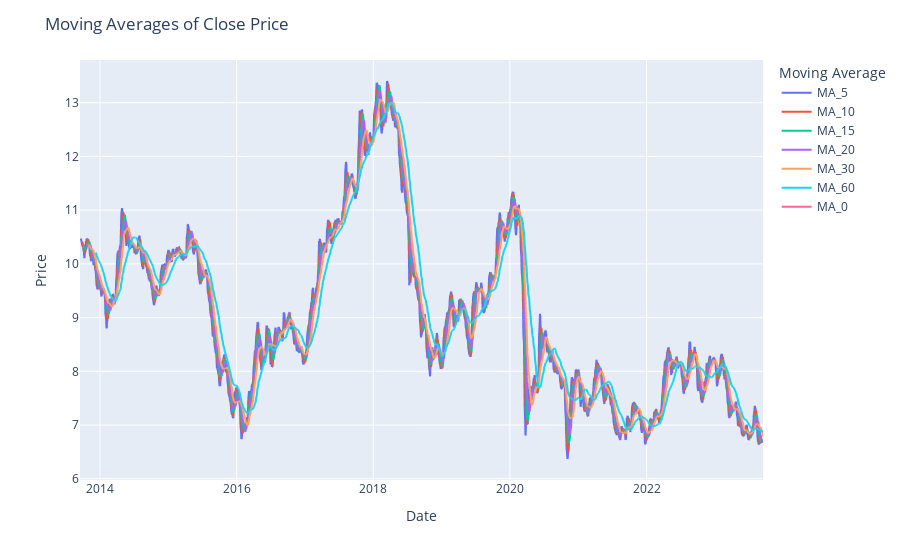

Write notebook code for a chart like this one.
### Code cell
# Calculate moving averages
windows = [5, 10, 15, 20, 30, 60]
for window in windows:
    CDL[f'MA_{window}'] = CDL['Close'].rolling(window=window).mean()

# Reset the index to make 'Date' a regular column (optional)
# df.reset_index(inplace=True)

# Create a line chart with Plotly Express
fig = px.line(CDL, x=CDL.index, y=CDL.columns[-len(windows):], labels={'variable': 'Moving Average'})
fig.update_layout(title='Moving Averages of Close Price', xaxis_title='Date', yaxis_title='Price')
fig.show()

### Figure 1 — Plotly figure (JSON) as saved in the notebook; plotly's stock layout.template omitted (floating-point values rounded to 4 significant figures; data arrays with more than 128 entries replaced by an {"elided": "..."} marker saying what was removed)
{"data": [{"hovertemplate": "Moving Average=MA_5<br>Date=%{x}<br>value=%{y}<extra></extra>", "legendgroup": "MA_5", "line": {"color": "#636efa", "dash": "solid"}, "marker": {"symbol": "circle"}, "mode": "lines", "name": "MA_5", "showlegend": true, "type": "scattergl", "x": {"elided": "2512 str values"}, "xaxis": "x", "y": {"elided": "2512 float values"}, "yaxis": "y"}, {"hovertemplate": "Moving Average=MA_10<br>Date=%{x}<br>value=%{y}<extra></extra>", "legendgroup": "MA_10", "line": {"color": "#EF553B", "dash": "solid"}, "marker": {"symbol": "circle"}, "mode": "lines", "name": "MA_10", "showlegend": true, "type": "scattergl", "x": {"elided": "2512 str values"}, "xaxis": "x", "y": {"elided": "2512 float values"}, "yaxis": "y"}, {"hovertemplate": "Moving Average=MA_15<br>Date=%{x}<br>value=%{y}<extra></extra>", "legendgroup": "MA_15", "line": {"color": "#00cc96", "dash": "solid"}, "marker": {"symbol": "circle"}, "mode": "lines", "name": "MA_15", "showlegend": true, "type": "scattergl", "x": {"elided": "2512 str values"}, "xaxis": "x", "y": {"elided": "2512 float values"}, "yaxis": "y"}, {"hovertemplate": "Moving Average=MA_20<br>Date=%{x}<br>value=%{y}<extra></extra>", "legendgroup": "MA_20", "line": {"color": "#ab63fa", "dash": "solid"}, "marker": {"symbol": "circle"}, "mode": "lines", "name": "MA_20", "showlegend": true, "type": "scattergl", "x": {"elided": "2512 str values"}, "xaxis": "x", "y": {"elided": "2512 float values"}, "yaxis": "y"}, {"hovertemplate": "Moving Average=MA_30<br>Date=%{x}<br>value=%{y}<extra></extra>", "legendgroup": "MA_30", "line": {"color": "#FFA15A", "dash": "solid"}, "marker": {"symbol": "circle"}, "mode": "lines", "name": "MA_30", "showlegend": true, "type": "scattergl", "x": {"elided": "2512 str values"}, "xaxis": "x", "y": {"elided": "2512 float values"}, "yaxis": "y"}, {"hovertemplate": "Moving Average=MA_60<br>Date=%{x}<br>value=%{y}<extra></extra>", "legendgroup": "MA_60", "line": {"color": "#19d3f3", "dash": "solid"}, "marker": {"symbol": "circle"}, "mode": "lines", "name": "MA_60", "showlegend": true, "type": "scattergl", "x": {"elided": "2512 str values"}, "xaxis": "x", "y": {"elided": "2512 float values"}, "yaxis": "y"}, {"hovertemplate": "Moving Average=MA_0<br>Date=%{x}<br>value=%{y}<extra></extra>", "legendgroup": "MA_0", "line": {"color": "#FF6692", "dash": "solid"}, "marker": {"symbol": "circle"}, "mode": "lines", "name": "MA_0", "showlegend": true, "type": "scattergl", "x": {"elided": "2512 str values"}, "xaxis": "x", "y": {"elided": "2512 null values"}, "yaxis": "y"}], "layout": {"legend": {"title": {"text": "Moving Average"}, "tracegroupgap": 0}, "margin": {"t": 60}, "title": {"text": "Moving Averages of Close Price"}, "xaxis": {"anchor": "y", "domain": [0, 1], "title": {"text": "Date"}}, "yaxis": {"anchor": "x", "domain": [0, 1], "title": {"text": "Price"}}}}
